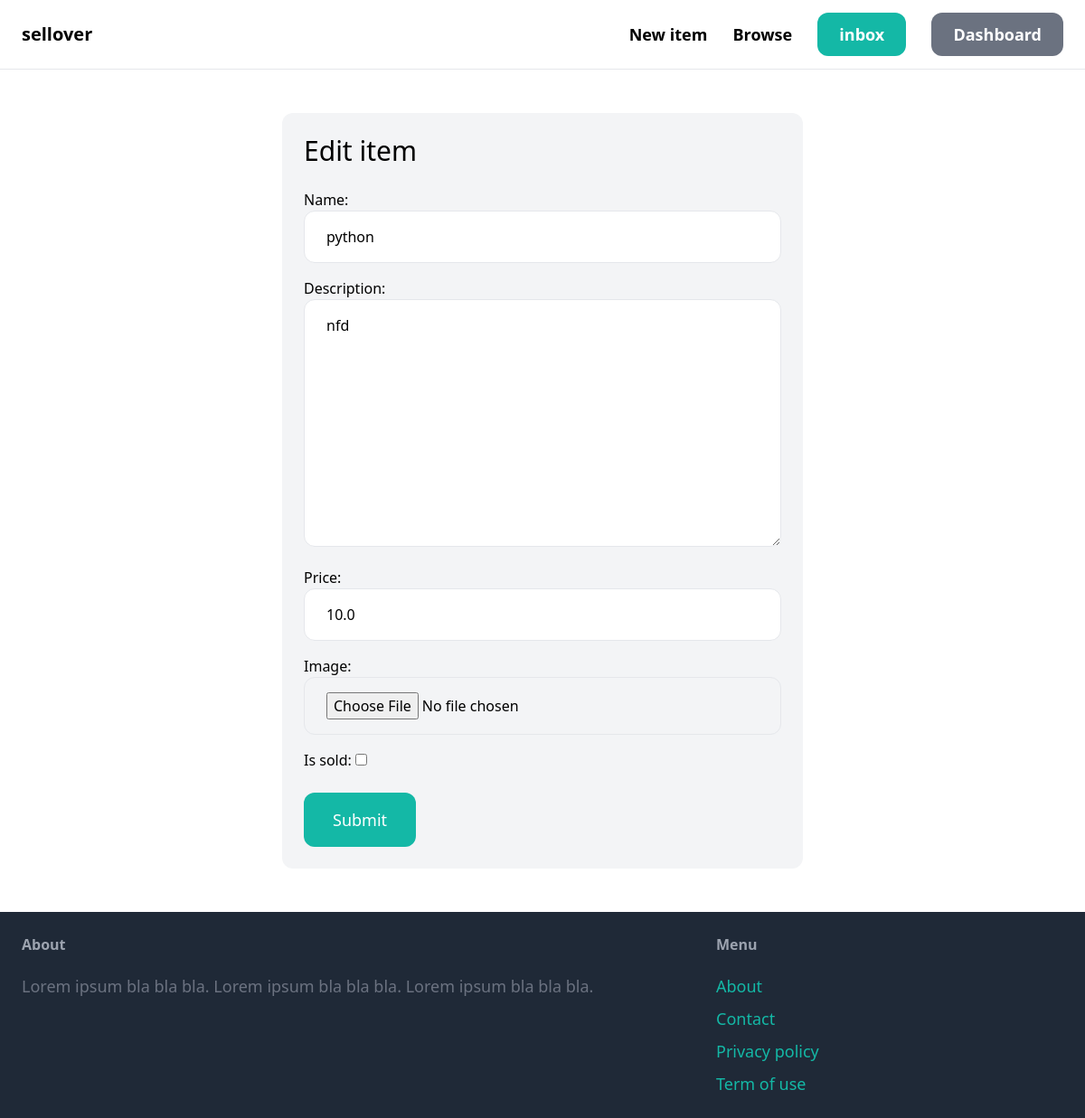
The page /items/1/edit/ (signed in) on the database as committed earlier.
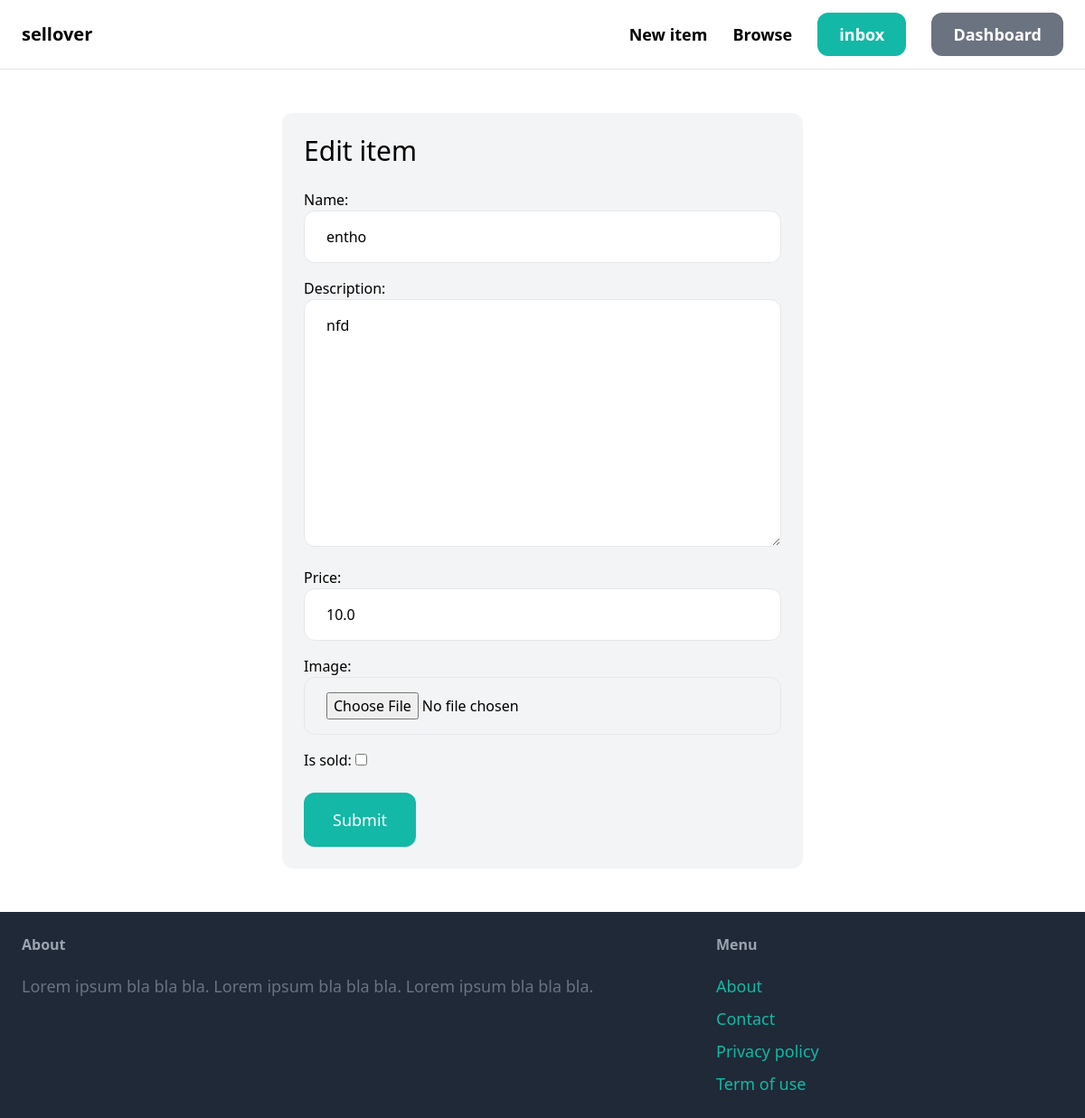
The same page on the database as committed later.
### items/models.py (models this page shows, shortened)
class Item(models.Model):
    category = models.ForeignKey(Category,related_name='items',on_delete=models.CASCADE)
    name = models.CharField(max_length=255)
    description = models.TextField(blank=True, null=True)
    price = models.FloatField()
    image = models.ImageField(upload_to='items_images',blank=True,null=True)
    is_sold = models.BooleanField(default=False)
    created_by = models.ForeignKey(User, related_name='items', on_delete=models.CASCADE)
    created_at = models.DateTimeField(auto_now_add=True)

### items/views.py (the view)
# urls.py: path('<int:pk>/edit/', views.edit, name='edit'),
@login_required()
def edit(request,pk):
    item = Item.objects.get(pk=pk,created_by=request.user)
    if request.method == 'POST':
        form = EdititemForm(request.POST,request.FILES,instance=item)
        if form.is_valid():
            form.save()
            return redirect('detail',pk=item.id)
    else:
        form = EdititemForm(instance=item)
    context = {
        'form':form,
        'title':'Edit item'
    }
    return render(request,'item/form.html',context)

### items/forms.py
class EdititemForm(forms.ModelForm):
    class Meta:
        model = Item
        fields = ('name','description','price','image','is_sold')
        widgets = {
            'name': forms.TextInput(attrs={
                'class': INPUT_CLASSES
            }),
            'description': forms.Textarea(attrs={
                'class': INPUT_CLASSES
            }),
            'price': forms.TextInput(attrs={
                'class': INPUT_CLASSES
            }),
            'image': forms.FileInput(attrs={
                'class': INPUT_CLASSES
            })
        }

### items/templates/item/form.html (shortened to what this page needs)
{% extends 'core/base.html' %}
{% block content %}
<div class="w-1/2 my-6 mx-auto p-6 bg-gray-100 rounded-xl">
<h1 class="mb-6 text-3xl">{{ title }}</h1>
<form method="post" action="." enctype="multipart/form-data">
    <div class="space-y-4">
        {{ form.as_p }}
    </div>
    <button class="mt-6 py-4 px-8 text-lg bg-teal-500 hover:bg-teal-700 rounded-xl text-white" type="submit">Submit</button>
</form>
</div>
{% endblock %}

Rows that differ between the two databases and show on the page:
changed Item "nfd": name "python" → "entho"
